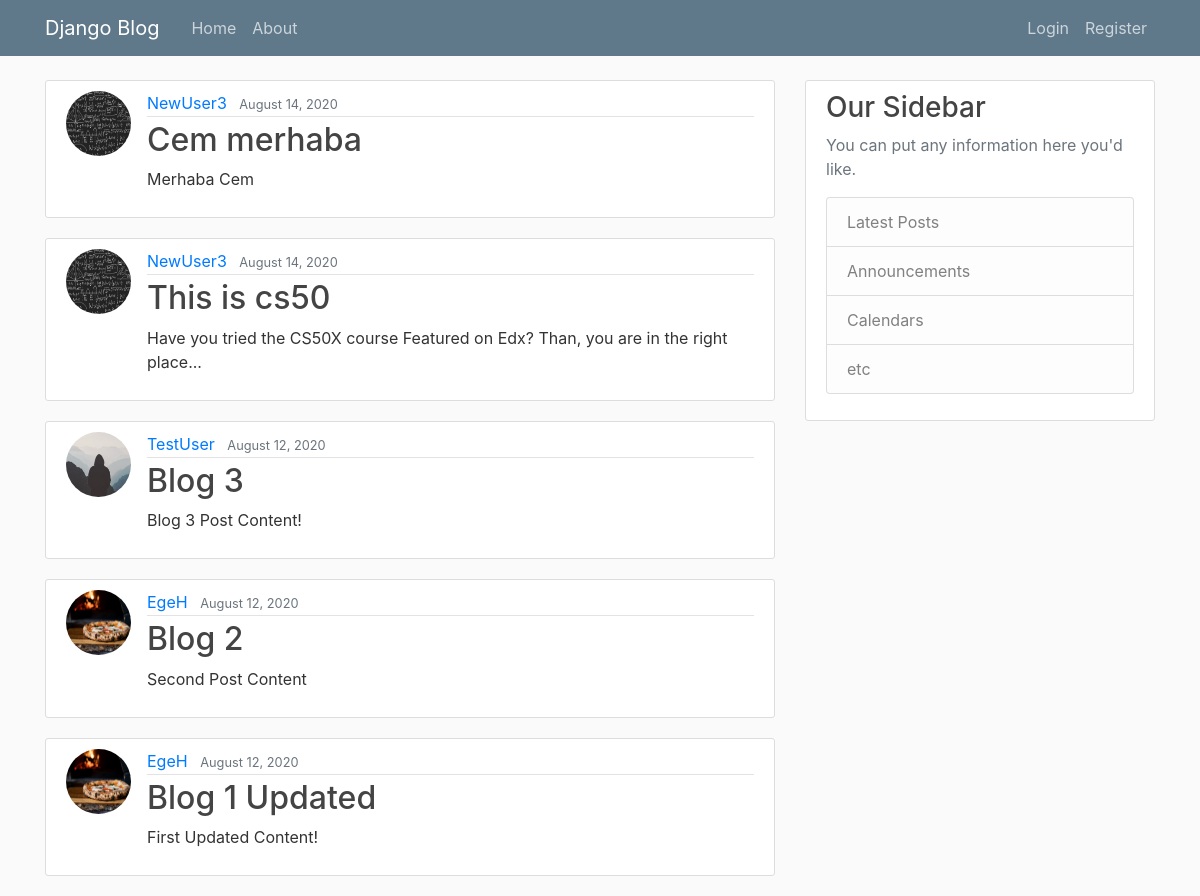
The app's page /, older data.
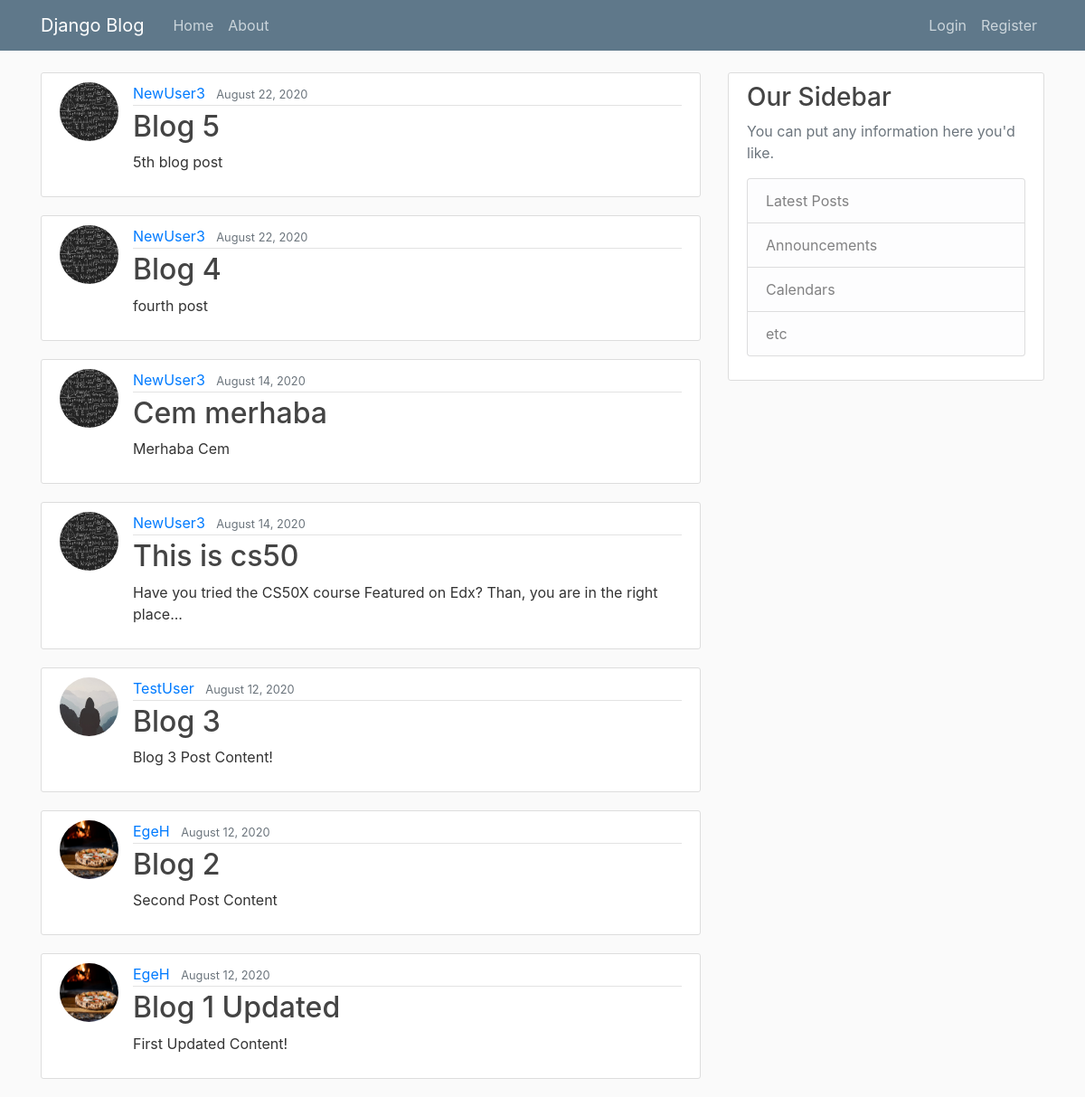
The same page, newer data.
### blog/models.py (models this page shows, shortened)
class Post(models.Model):
    title = models.CharField(max_length = 100)
    content = models.TextField()
    date_posted = models.DateTimeField(default=timezone.now)
    author = models.ForeignKey(User,  on_delete=models.CASCADE)

### users/models.py (models this page shows, shortened)
class Profile(models.Model):
    user = models.OneToOneField(User, on_delete=models.CASCADE)
    bio = models.CharField(max_length=30, default='Bio for user')
    image = models.ImageField(default='default.jpg', upload_to='profile_pics')

### blog/views.py (the view)
# urls.py: path('', PostListView.as_view(), name='blog-home'),
class PostListView(ListView):
    model = Post
    template_name = 'blog/home.html'
    context_object_name = 'posts'
    ordering = ['-date_posted']

### blog/templates/blog/home.html
{% extends "blog/base.html" %}
{% block content %}
    {% for post in posts %}
        <article class="media content-section">
          <img src="{{ post.author.profile.image.url }}" alt="Profile pic" class='rounded-circle article-img'>
          <div class="media-body">
            <div class="article-metadata">
              <a class="mr-2" href="#">{{ post.author }}</a>
              <small class="text-muted">{{ post.date_posted|date:"F d, Y" }}</small>
            </div>
            <h2><a class="article-title" href="{% url 'post-detail' post.id %}">{{ post.title }}</a></h2>
            <p class="article-content">{{ post.content }}</p>
          </div>
        </article>
    {% endfor %}
{% endblock content %}

Row changes from the older to the newer data that the page shows:
added Post: author.profile.image (picture), author "NewUser3", date_posted "August 22, 2020", title "Blog 5", content "5th blog post"
added Post: author.profile.image (picture), author "NewUser3", date_posted "August 22, 2020", title "Blog 4", content "fourth post"
